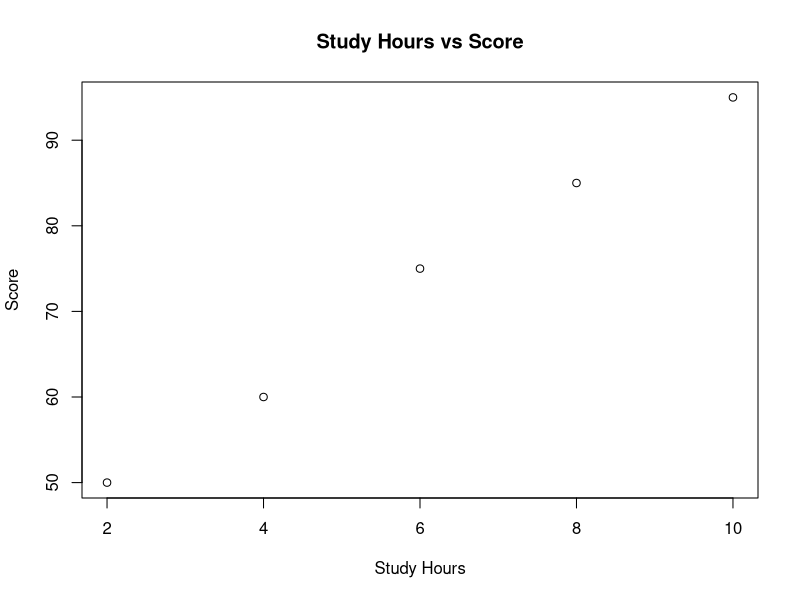

Source code (R):
# Install package (only once)
install.packages("readxl")

# Load package
library(readxl)

# Read Excel file
data <- read_excel("students.xlsx")
print(data)

# Check for missing values
colSums(is.na(data))

# Remove missing values
data_clean <- na.omit(data)
data_clean

# Summary statistics
summary(data_clean)

# Plot study hours vs score
plot(data_clean$Study_Hours, data_clean$Score,
     main = "Study Hours vs Score",
     xlab = "Study Hours",
     ylab = "Score")

# Build a simple linear model
model <- lm(Score ~ Study_Hours, data = data_clean)
summary(model)

# Predict score for a new student
new_student <- data.frame(Study_Hours = 7)
predict(model, new_student)
